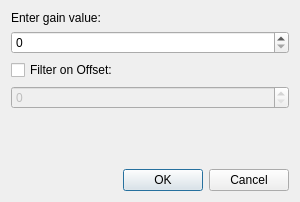
<?xml version="1.0" encoding="UTF-8"?>
<ui version="4.0">
 <class>GainDialog</class>
 <widget class="QDialog" name="GainDialog">
  <property name="geometry">
   <rect>
    <x>0</x>
    <y>0</y>
    <width>300</width>
    <height>202</height>
   </rect>
  </property>
  <property name="windowTitle">
   <string>Enter Gain</string>
  </property>
  <property name="modal">
   <bool>true</bool>
  </property>
  <layout class="QVBoxLayout" name="verticalLayout">
   <item>
    <widget class="QLabel" name="label">
     <property name="text">
      <string>Enter gain value:</string>
     </property>
    </widget>
   </item>
   <item>
    <widget class="QSpinBox" name="gain_spin">
     <property name="minimum">
      <number>0</number>
     </property>
     <property name="maximum">
      <number>10000</number>
     </property>
     <property name="value">
      <number>0</number>
     </property>
    </widget>
   </item>
   <item>
    <widget class="QCheckBox" name="offset_check">
     <property name="text">
      <string>Filter on Offset:</string>
     </property>
    </widget>
   </item>
   <item>
    <widget class="QSpinBox" name="offset_spin">
     <property name="enabled">
      <bool>false</bool>
     </property>
     <property name="maximum">
      <number>10000</number>
     </property>
    </widget>
   </item>
   <item>
    <spacer name="verticalSpacer">
     <property name="orientation">
      <enum>Qt::Orientation::Vertical</enum>
     </property>
     <property name="sizeHint" stdset="0">
      <size>
       <width>20</width>
       <height>40</height>
      </size>
     </property>
    </spacer>
   </item>
   <item>
    <widget class="QDialogButtonBox" name="buttonBox">
     <property name="standardButtons">
      <set>QDialogButtonBox::StandardButton::Cancel|QDialogButtonBox::StandardButton::Ok</set>
     </property>
    </widget>
   </item>
  </layout>
 </widget>
 <resources/>
 <connections>
  <connection>
   <sender>buttonBox</sender>
   <signal>accepted()</signal>
   <receiver>GainDialog</receiver>
   <slot>accept()</slot>
   <hints>
    <hint type="sourcelabel">
     <x>158</x>
     <y>192</y>
    </hint>
    <hint type="destinationlabel">
     <x>149</x>
     <y>74</y>
    </hint>
   </hints>
  </connection>
  <connection>
   <sender>buttonBox</sender>
   <signal>rejected()</signal>
   <receiver>GainDialog</receiver>
   <slot>reject()</slot>
   <hints>
    <hint type="sourcelabel">
     <x>158</x>
     <y>192</y>
    </hint>
    <hint type="destinationlabel">
     <x>149</x>
     <y>74</y>
    </hint>
   </hints>
  </connection>
 </connections>
</ui>
